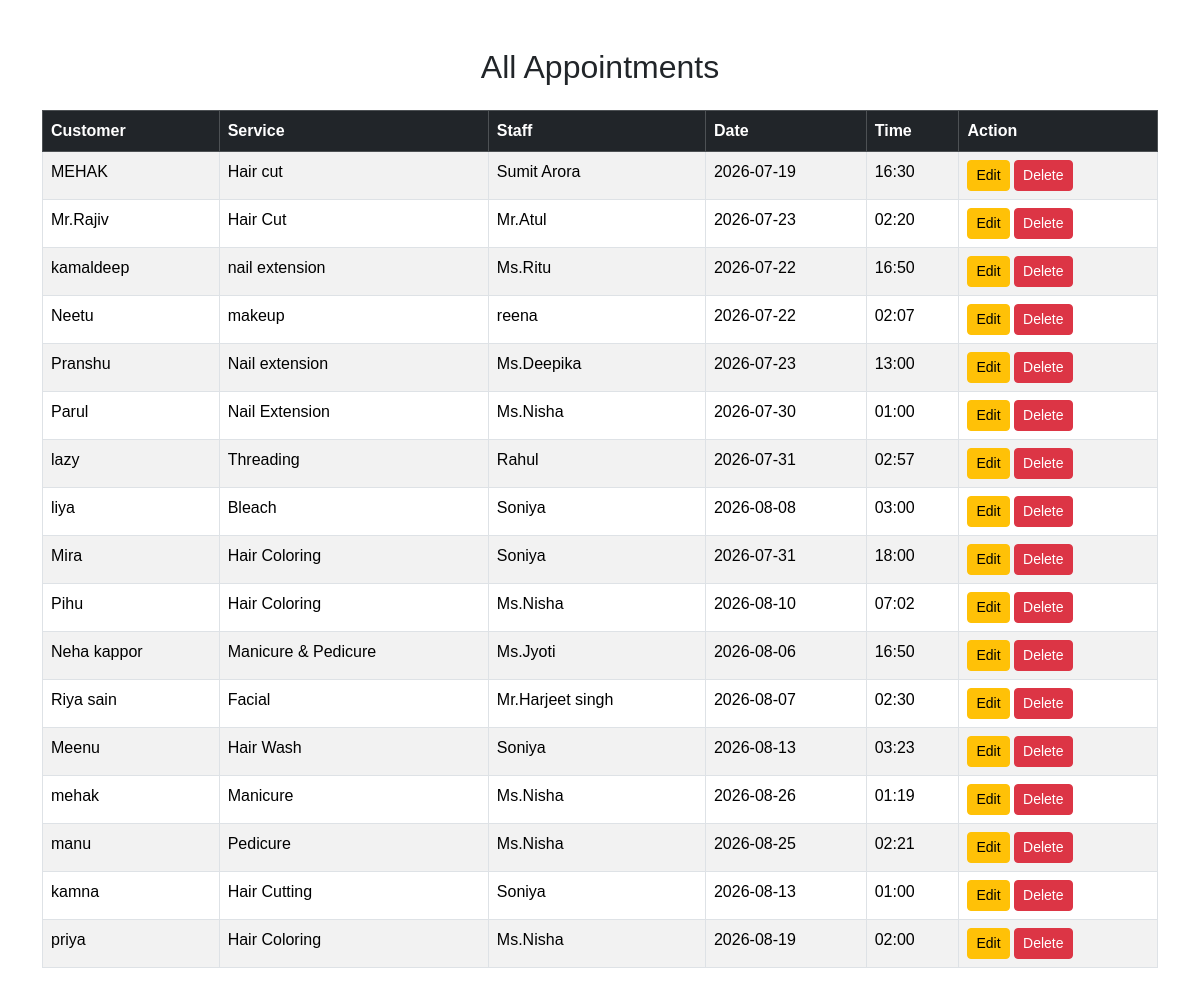
Before: /view_appointment with the older database file.
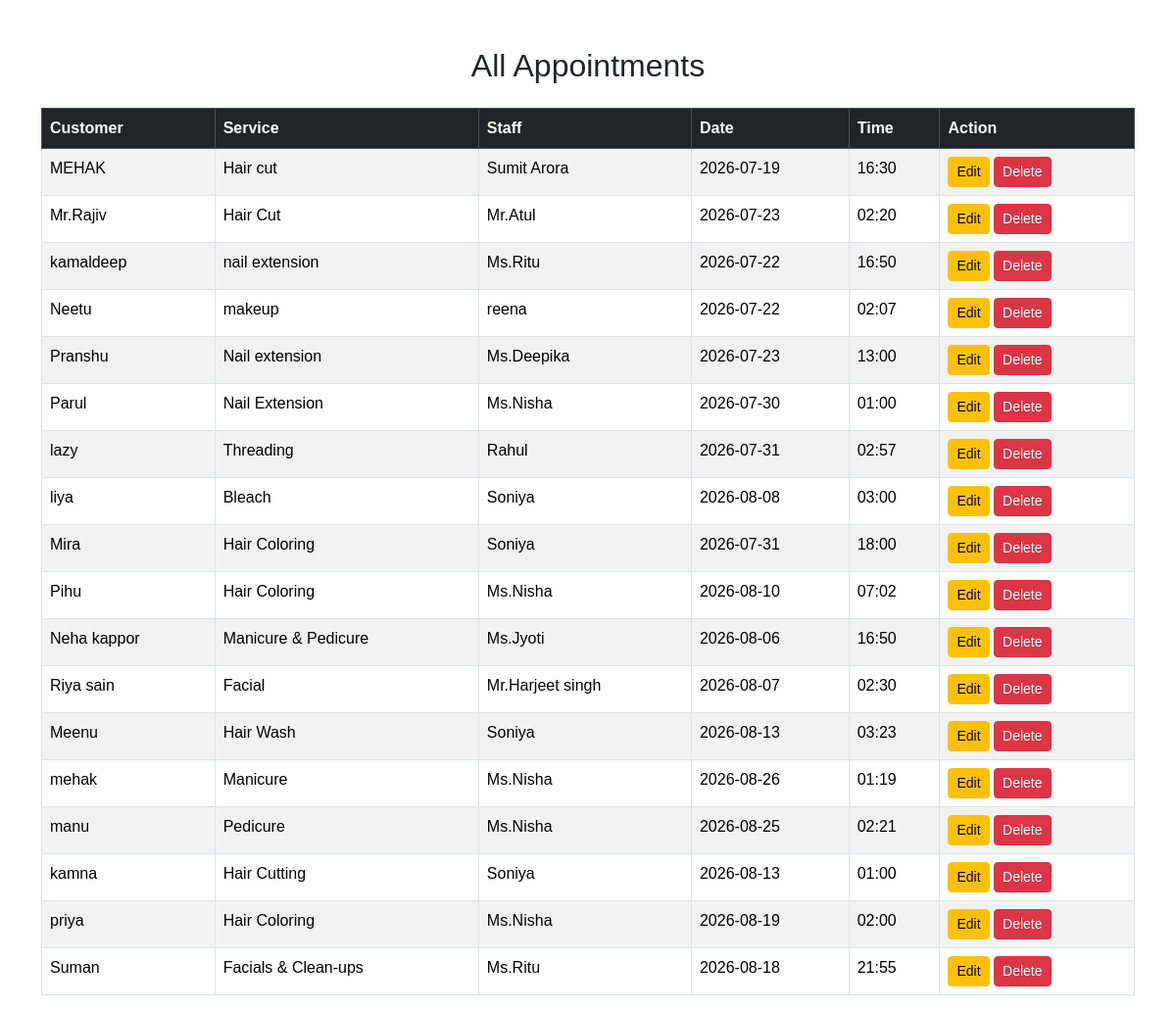
After: the same page with the newer database file.
### models.py (models this page shows)
class Appointment(db.Model):
    id = db.Column(db.Integer, primary_key=True)
    customer_name = db.Column(db.String(100), nullable=False)
    service_name = db.Column(db.String(100), nullable=False)
    staff_name = db.Column(db.String(100), nullable=False)
    appointment_date = db.Column(db.String(20), nullable=False)
    appointment_time = db.Column(db.String(20), nullable=False)

### app.py (the view)
@app.route('/view_appointment')
def view_appointment():
    appointment = Appointment.query.all()
    return render_template("view_appointment.html", appointment=appointment)

### templates/view_appointment.html
{% extends "base.html" %}
{% block content %}
<div class="container mt-5">
    <h2 class="text-center mb-4">All Appointments</h2>
    <table class="table table-bordered table-striped">
        <thead class="table-dark">
            <tr>
                <th>Customer</th>
                <th>Service</th>
                <th>Staff</th>
                <th>Date</th>
                <th>Time</th>
                <th>Action</th>
            </tr>
        </thead>
        <tbody>
        {% for appointment in appointment %}
        <tr>
            <td>{{ appointment.customer_name }}</td>
            <td>{{ appointment.service_name }}</td>
            <td>{{ appointment.staff_name }}</td>
            <td>{{ appointment.appointment_date }}</td>
            <td>{{ appointment.appointment_time }}</td>
            <td>
                <a href="/edit_appointment/{{ appointment.id }}"
                   class="btn btn-warning btn-sm">
                    Edit
                </a>
                <a href="/delete_appointment/{{ appointment.id }}"
                   class="btn btn-danger btn-sm">
                    Delete
                </a>
            </td>
        </tr>
        {% endfor %}
        </tbody>
    </table>
</div>
{% endblock %}

### templates/base.html (shortened to what this page needs)
<!DOCTYPE html>
<html>
<head>
    <link rel="stylesheet" href="{{ url_for('static', filename='css/style.css') }}">
       <link href="https://cdn.jsdelivr.net/npm/bootstrap@5.3.7/dist/css/bootstrap.min.css" rel="stylesheet">
</head>
<body>
<div >
{% block content %}
{% endblock %}
</div>
</body>
</html>

### static/css/style.css (style rules this page uses)
* { margin:0; padding:0; box-sizing:border-box; font-family:'Poppins',sans-serif; }
body { background:linear-gradient(135deg,#aa768b,#d9b5ef,#aecef4); min-height:100vh; }
body { font-family:'Poppins',sans-serif; background:#424142; }
body { background:linear-gradient(135deg,#fb9fc4,#fff5f8); font-family:'Poppins',sans-serif; }
body { background:linear-gradient(135deg,#f5ecef,#f9d7e1); font-family:'Poppins',sans-serif; }
html,body { margin: 0; padding: 0%; width: 100%; overflow-x: hidden; }
body { background: #f5f5f5; margin: 0; }
body { background:#f58ebf; }

Changed rows visible on the page:
added Appointment: customer_name "Suman", service_name "Facials & Clean-ups", staff_name "Ms.Ritu", appointment_date "2026-08-18", appointment_time "21:55"
